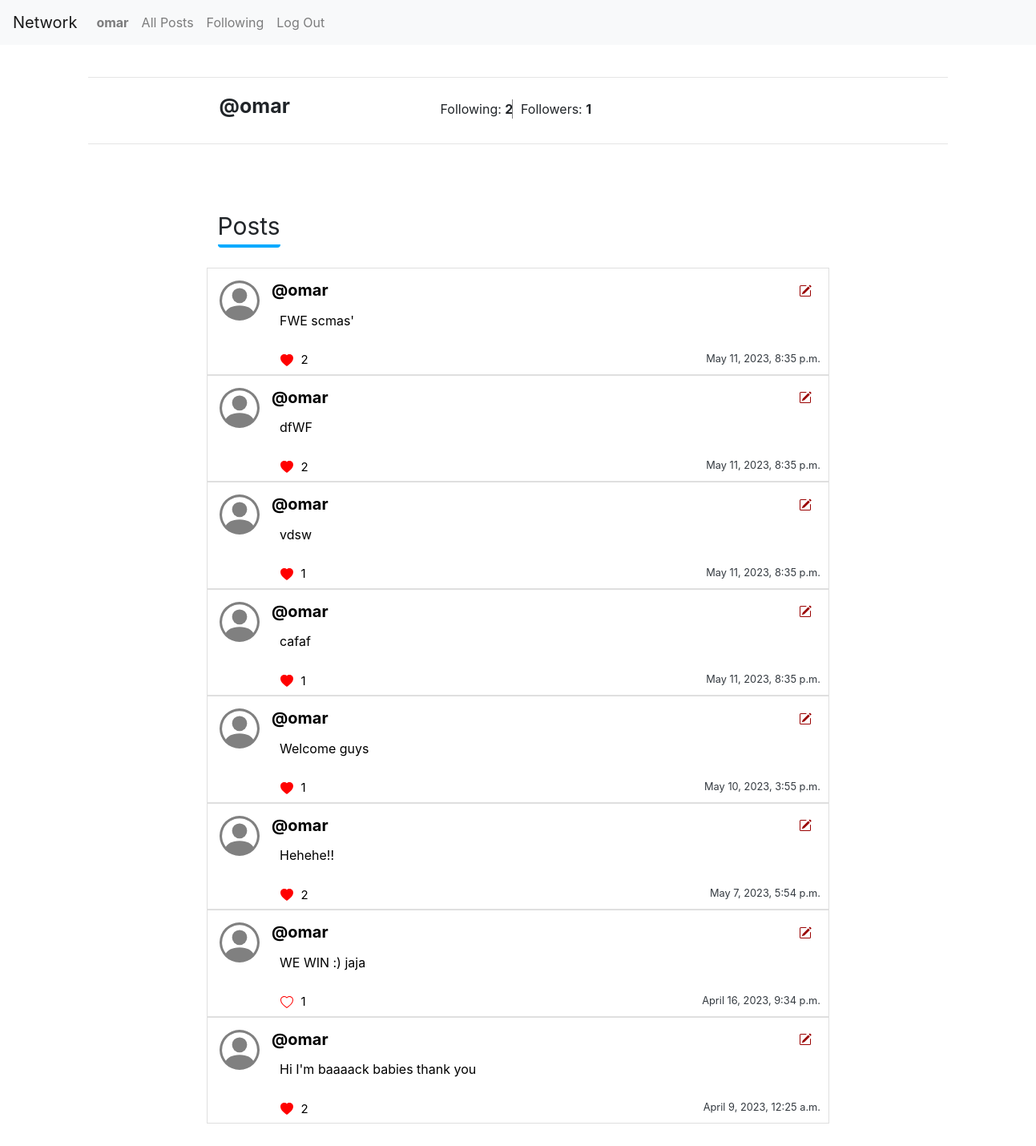
/profile/2 (signed in), run on the app's committed database.
### network/models.py (models this page shows, shortened)
class User(AbstractUser):
    pass

class newPost(models.Model):
    text = models.TextField(null=True)
    date = models.DateTimeField(auto_now_add=True, null=True)
    user = models.ForeignKey(User, related_name="user_post", on_delete=models.CASCADE, null=True)

### network/views.py (the view)
# urls.py: path("profile/<int:id>", views.profile, name="profile"),
@login_required
def profile(request, id):
    all_posts = newPost.objects.filter(user=id).order_by('-date')
    following = UserFollowing.objects.filter(user_id=id)
    followers = UserFollowing.objects.filter(following_user_id = id)
    user_likes = likePost.objects.filter(user=request.user.id).values_list("post", flat=True)
    likes = likePost.objects.all().values_list("post", flat=True)
    num_likes = {}
    for j in likes:
        if j in num_likes:
            num_likes[j] +=1
        else:
            num_likes[j] =1
    user = User.objects.get(id=id)
    return render(request, "network/profile.html",{
        "page_obj": all_posts,
        "following": following.count(),
        "followers" : followers.count(),
        "myfollowers": followers,
        "id": id,
        "username": user.username,
        "likes": user_likes,
        "num_likes": num_likes,
        "user": user,
    })

### network/templates/network/profile.html (shortened to what this page needs)
{% extends "network/layout.html" %}
{% load static %}
{% block body %}
<br><hr style="width: 83%;">
<div class="container profile">
  <h3 class="profile-name">@{{ username }}</h3>
<div class="following">Following: <span id="my_following" style="font-weight: bold;">{{ following }}</span></div>
<div class="followers">Followers: <span id="my_followers" style="font-weight: bold;">{{ followers }}</span></div>
</div>
<hr class="line"><br>
<div class="posts0">Posts</div>
<div class="container all_posts" id="all_posts">
  {% for contact in page_obj %}
      <div class="card post" style="max-width: 100%;" id="{{contact.id}}">
        <div class="posts-profile"></div>
        <div class="card-body text-dark">
          <h5 class="card-title username">
            {% if user.is_authenticated %}
              <a href="{% url 'profile' id=contact.user.id%}" class="link">@{{ contact.user }}</a>
            {% else %}
              {{ contact.user }}
            {% endif %}
          </h5>
          <p class="card-text text" id="edit-text">{{ contact.text }}</p>
          <p class="card-text date"><small class="text-body-secondary ">{{ contact.date }}</small></p>
          <div class="content">
          {% if user.is_authenticated %}
          <button type="button" class="like-button" id="{{contact.id}}" value="{{requsert.user.id}}" onclick="clickedBtn(this.id)" style="color: red;">
          <div id="heart" class="heart-div">
          {% if contact.id in likes %}
            <svg xmlns="http://www.w3.org/2000/svg" width="16" height="16" fill="currentColor" class="bi bi-heart-fill" viewBox="0 0 16 16">
              <path fill-rule="evenodd" d="M8 1.314C12.438-3.248 23.534 4.735 8 15-7.534 4.736 3.562-3.248 8 1.314z"/>
            </svg>
          {% endif %}
        </div>
          {% for i,j in num_likes.items %}
            {% if i == contact.id %}
              <span class="like-number" style="color: black;" id="number_likes">{{ j }}</span>
            {% endif %}
          {% endfor %}
        </button>
        {% if request.user.id == contact.user.id %}
            <button class="edit-btn" id="{{contact.id}}" onclick="edit_post(this.id)"></button>
        {% endif %}
        {% endif %}
      </div>
        </div>
    </div>
  {% endfor %}
  </div><br><br>
  {% endblock %}

### network/templates/network/layout.html (shortened to what this page needs)
{% load static %}
<!DOCTYPE html>
<html lang="en">
    <head>
        <link rel="stylesheet" href="https://stackpath.bootstrapcdn.com/bootstrap/4.4.1/css/bootstrap.min.css">
        <link href="{% static 'network/styles.css' %}" rel="stylesheet">
    </head>
    <body>
        <nav class="navbar navbar-expand-lg navbar-light bg-light">
            <a class="navbar-brand" href="#">Network</a>
            <div>
              <ul class="navbar-nav mr-auto">
                {% if user.is_authenticated %}
                    <li class="nav-item">
                        <a class="nav-link" href="{% url 'profile'  id=user.id%}"><strong>{{ user.username }}</strong></a>
                    </li>
                {% endif %}
                <li class="nav-item">
                  <a class="nav-link" href="{% url 'index' %}">All Posts</a>
                </li>
                {% if user.is_authenticated %}
                    <li class="nav-item">
                        <a class="nav-link" href="{% url 'following' %}">Following</a>
                    </li>
                    <li class="nav-item">
                        <a class="nav-link" href="{% url 'logout' %}">Log Out</a>
                    </li>
                {% endif %}
              </ul>
            </div>
          </nav>
        <div class="body">
            {% block body %}
            {% endblock %}
        </div>
    </body>
</html>

### network/static/network/styles.css (style rules this page uses)
.post { border-radius: 0; width: 70%; margin: auto; height: auto; }
.link { color: black; }
.username { position: absolute; left: 80px; top: 15px; display: inline-block; color: black; font-weight: bold; font-size: 20px; }
.text { margin-left: 70px; margin-right: 150px; position: absolute; top: 40%; font-size: 16px; color: black; }
.date { position: absolute; right: 10px; top: 75%; }
.like-button { border-color: white; border-width: 0px; background-color: white; outline-color: white; outline: 0 !important; position: relative; top: 15px; left: 65px; }
.like-number { margin-left: 5px; font-size: 15px; }
.edit-btn { border-color: white; border-width: 0px; background-color: white; outline-color: white; font-size: 15px; position: absolute; top: 15px; right: 2%; width: fit-content; height: fit-content; color: rgb(154, 1, 1); outline: 0 !important; }
.heart-div { display: inline-block; }
.posts-profile { color: gray; margin-left: 15px; margin-top: 15px; }
.profile { width: 60%; height: auto; }
.profile-name { margin-top: 20px; font-size: 25px; font-weight: bold; }
.following { position: relative; left: 37%; bottom: 31px; }
.followers { position: relative; left: 49%; bottom: 55px; border-left: 1px solid gray; padding-left: 10px; }
.line { position: relative; bottom: 40px; width: 83%; }
.posts0 { position: relative; left: 21%; font-size: 30px; margin-bottom: 25px; border-bottom: 4px solid rgb(0, 170, 255); border-radius: 4px; width: fit-content; }

### data on the page
User: username "omar"
newPost: user "omar", text "FWE scmas'", date "May 11, 2023, 8:35 p.m.", num_likes "2"
newPost: {{ contact.id }} 10 (drawn), user "omar", text "dfWF", date "May 11, 2023, 8:35 p.m.", num_likes "2"
newPost: user "omar", text "vdsw", date "May 11, 2023, 8:35 p.m.", num_likes "1"
newPost: user "omar", text "cafaf", date "May 11, 2023, 8:35 p.m.", num_likes "1"
newPost: user "omar", text "Welcome guys", date "May 10, 2023, 3:55 p.m.", num_likes "1"
newPost: user "omar", text "Hehehe!!", date "May 7, 2023, 5:54 p.m.", num_likes "2"
newPost: user "omar", text "WE WIN :) jaja", date "April 16, 2023, 9:34 p.m.", num_likes "1"
newPost: user "omar", text "Hi I'm baaaack babies thank you", date "April 9, 2023, 12:25 a.m.", num_likes "2"

### other printed values
{{ following }} "2"
{{ followers }} "1"
